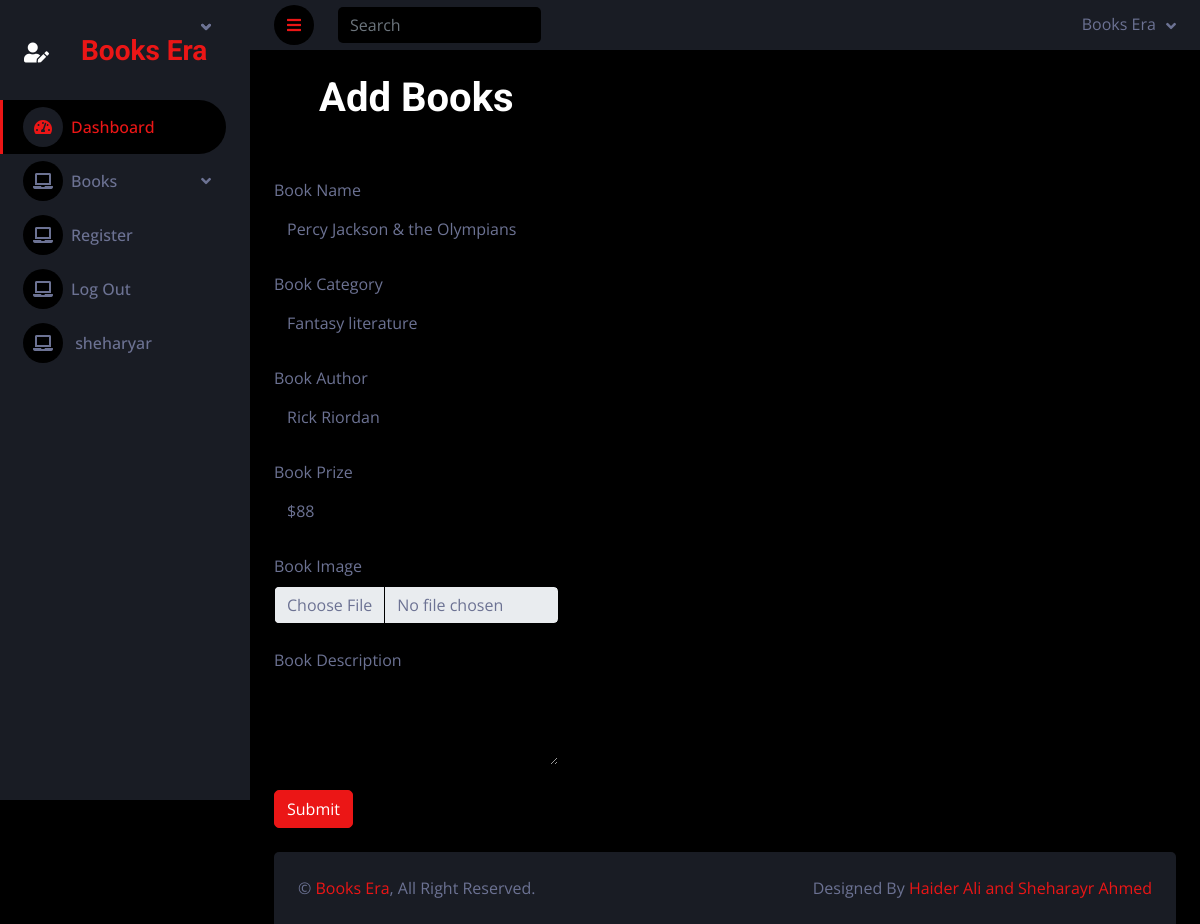
Page /editbook.php?id=13 (signed in) on the committed database.
### tables this page shows
CREATE TABLE `book_table` (
  `id` int(11) NOT NULL,
  `book_name` varchar(50) NOT NULL,
  `book_cat` varchar(50) NOT NULL,
  `book_author` varchar(50) NOT NULL,
  `book_prize` text NOT NULL,
  `book_img` text NOT NULL,
  `book_desc` varchar(500) NOT NULL
);

### editbook.php (the view, shortened to what this page needs)
<?php
include 'header.php';
?>
<?php
  include "./config.php";
  ?>
<?php
$gid = $_GET['id'];
$query = "SELECT * FROM book_table WHERE id = '$gid'";
$result = mysqli_query($con, $query);
$data = mysqli_fetch_assoc($result);
$bname = $data['book_name'];
$bcat = $data['book_cat'];
$bauthor = $data['book_author'];
$bprize = $data['book_prize'];
$bdesc = $data['book_desc'];
?>
  <div class="container-fluid pt-4 px-4">
                <div class="row">
                   <div class="col-lg-4 text-center">
                    <h1>Add Books</h1>
                   </div>
                </div>
                <div class="row mt-4">
                    <div class="col-lg-4">
                    <form action="" method="post" enctype="multipart/form-data">
    <div class="form-group">
      <label for="exampleInputEmail1" class="form-label mt-4">Book Name</label>
      <input type="text" name="bookname" class="form-control" id="exampleInputEmail1" aria-describedby="emailHelp" placeholder="Book Name" value="<?php echo $bname ?>">
    </div>
    <div class="form-group">
      <label for="exampleInputEmail1" class="form-label mt-4">Book Category</label>
      <input type="text" name="bookcat" class="form-control" id="exampleInputEmail1" aria-describedby="emailHelp" placeholder="Book Category" value="<?php echo $bcat ?>">
    </div>
    <div class="form-group">
      <label for="exampleInputEmail1" class="form-label mt-4">Book Author</label>
      <input type="text" name="bookauthor" class="form-control" id="exampleInputEmail1" aria-describedby="emailHelp" placeholder="Book Author" value="<?php echo $bauthor ?>">
    </div>
    <div class="form-group">
      <label for="exampleInputEmail1" class="form-label mt-4">Book Prize</label>
      <input type="text" name="bookprize" class="form-control" id="exampleInputEmail1" aria-describedby="emailHelp" placeholder="Book Prize" value="<?php echo $bprize ?>">
    </div>
    <div class="form-group">
      <label for="exampleInputEmail1" class="form-label mt-4">Book Image</label>
      <input type="file" name="bookimage" class="form-control" id="exampleInputEmail1" aria-describedby="emailHelp" placeholder="Book Image" accept="image/*">
    </div>
    <div class="form-group">
      <label for="exampleTextarea" class="form-label mt-4">Book Description</label>
      <textarea class="form-control" name="bookdesc" id="exampleTextarea" value="<?php echo $bdesc ?>" rows="3"></textarea>
    </div>
    <button type="submit" name="btnsub" value="Submit" class="btn btn-primary mt-4">Submit</button>
    </form>
                    </div>
                </div>
            </div>
<?php
include 'footer.php';
?>

### style.css (style rules this page uses)
:root { --primary: #EB1616; --secondary: #191C24; --light: #6C7293; --dark: #000000; }
.btn { transition: .5s; }

### rows in the picture
book_table: bookname "Percy Jackson & the Olympians", bookcat "Fantasy literature", bookauthor "Rick Riordan", bookprize "$88"

### other values in the picture
$_SESSION['name'] "sheharyar"
